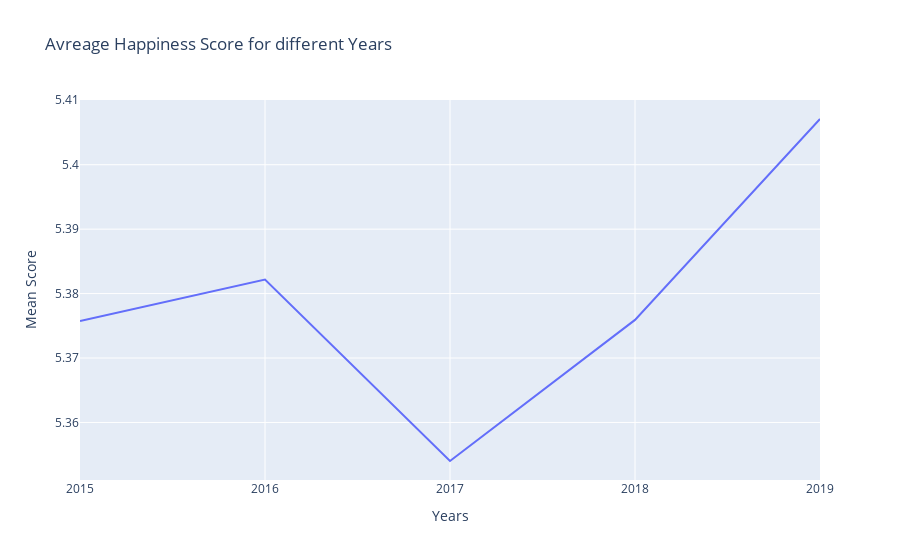

The code cell stored with this chart in its notebook:
### Markdown cell above
Comparing the mean happiness score for different years

### Code cell
y_vars = [ df_2015['Happiness.Score'].mean(),df_2016['Happiness.Score'].mean(),df_2017['Happiness.Score'].mean(),df_2018['Happiness.Score'].mean(),df_2019['Happiness.Score'].mean()]
x_vars = ['2015','2016', '2017','2018','2019']
fig =px.line(df_outer, x=x_vars, y=y_vars, title='Avreage Happiness Score for different Years')
fig.update_xaxes(title_text='Years')
fig.update_yaxes(title_text='Mean Score')
fig.show()

### Figure 1 — Plotly figure (JSON) as saved in the notebook; plotly's stock layout.template omitted (floating-point values rounded to 4 significant figures)
{"data": [{"hovertemplate": "x=%{x}<br>y=%{y}<extra></extra>", "legendgroup": "", "line": {"color": "#636efa", "dash": "solid"}, "mode": "lines", "name": "", "orientation": "v", "showlegend": false, "type": "scatter", "x": ["2015", "2016", "2017", "2018", "2019"], "xaxis": "x", "y": [5.376, 5.382, 5.354, 5.376, 5.407], "yaxis": "y"}], "layout": {"legend": {"tracegroupgap": 0}, "title": {"text": "Avreage Happiness Score for different Years"}, "xaxis": {"anchor": "y", "domain": [0, 1], "title": {"text": "Years"}}, "yaxis": {"anchor": "x", "domain": [0, 1], "title": {"text": "Mean Score"}}}}
